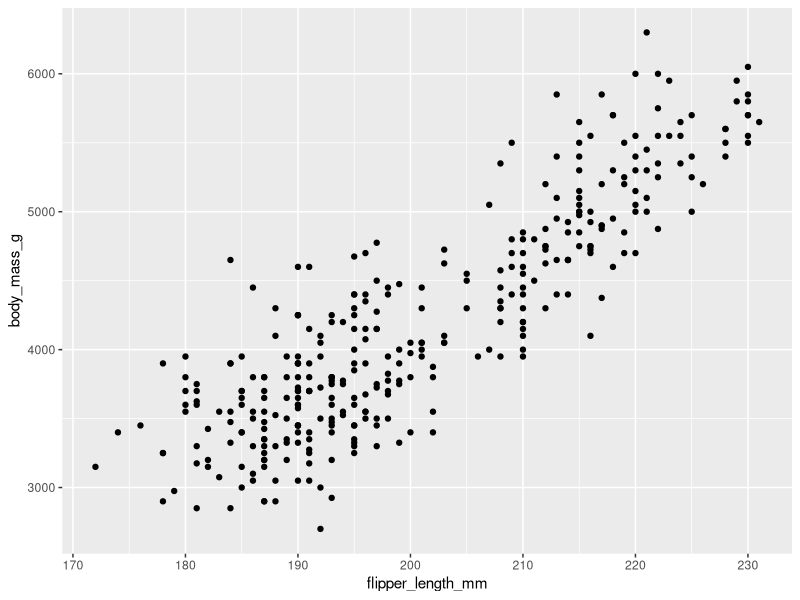
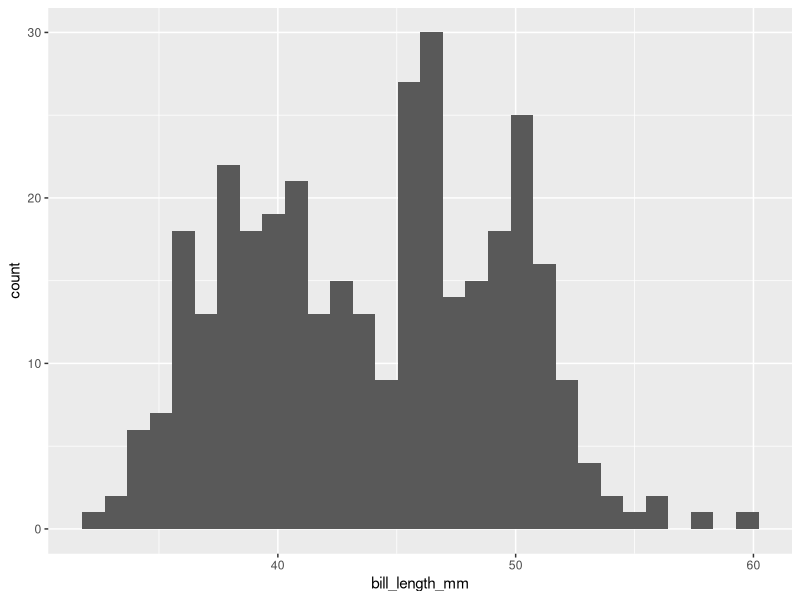
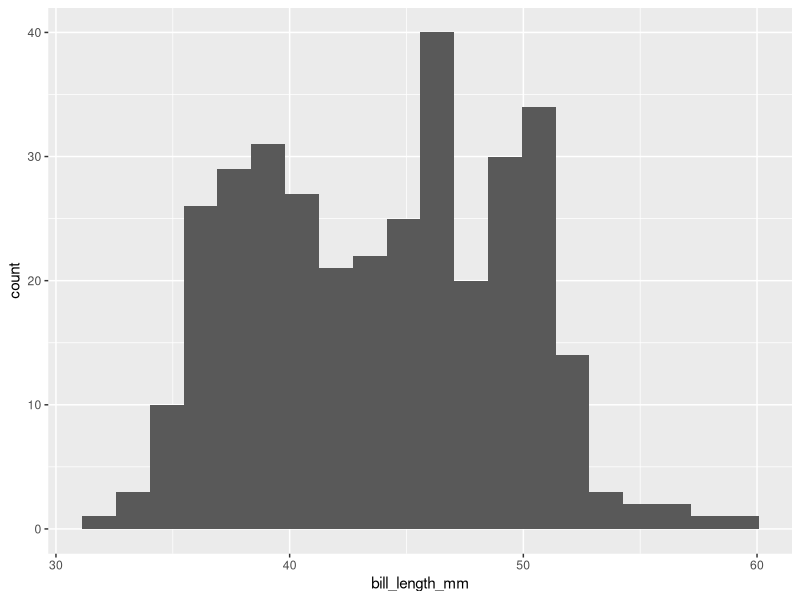
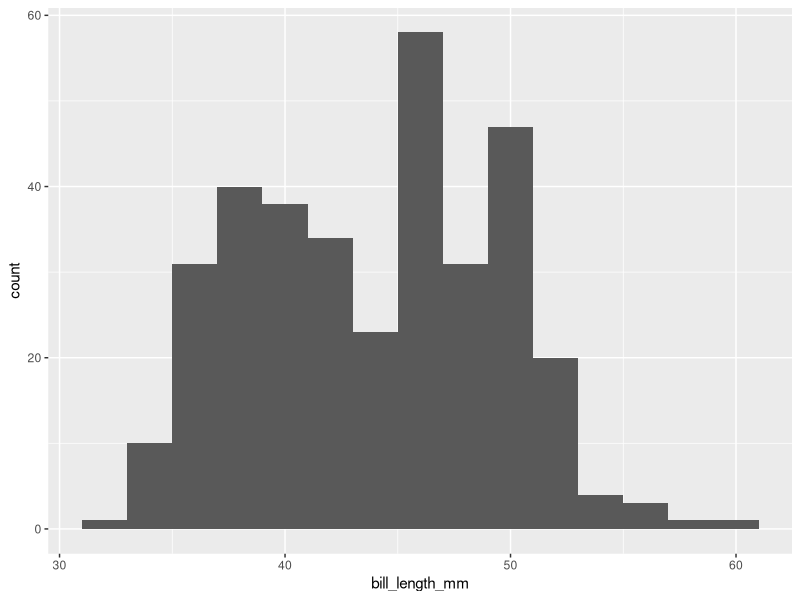
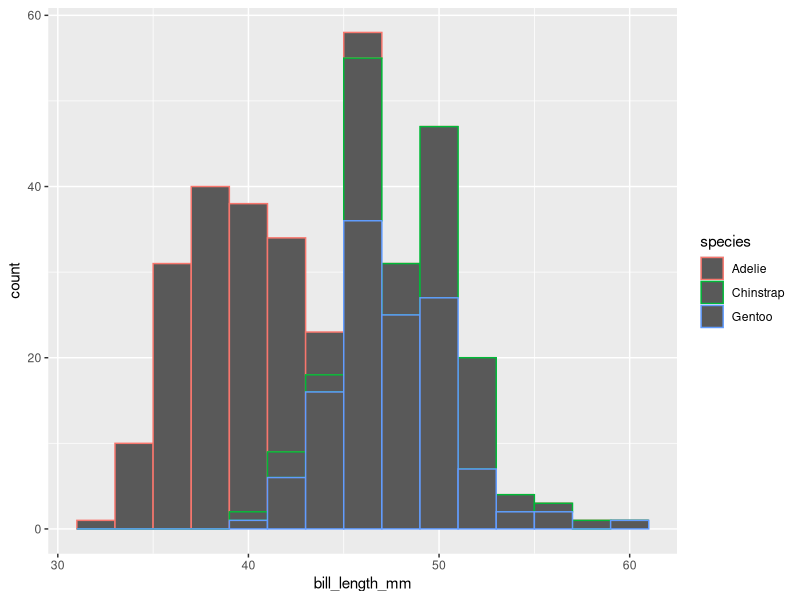
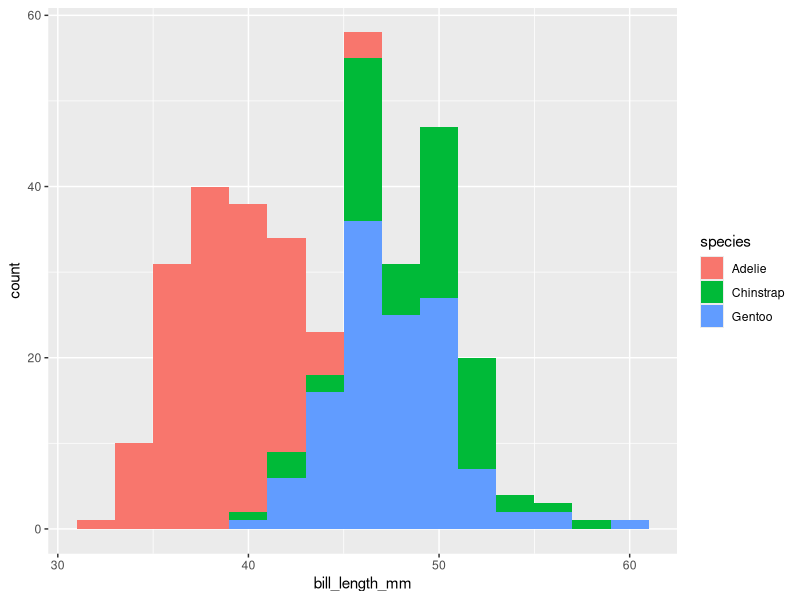
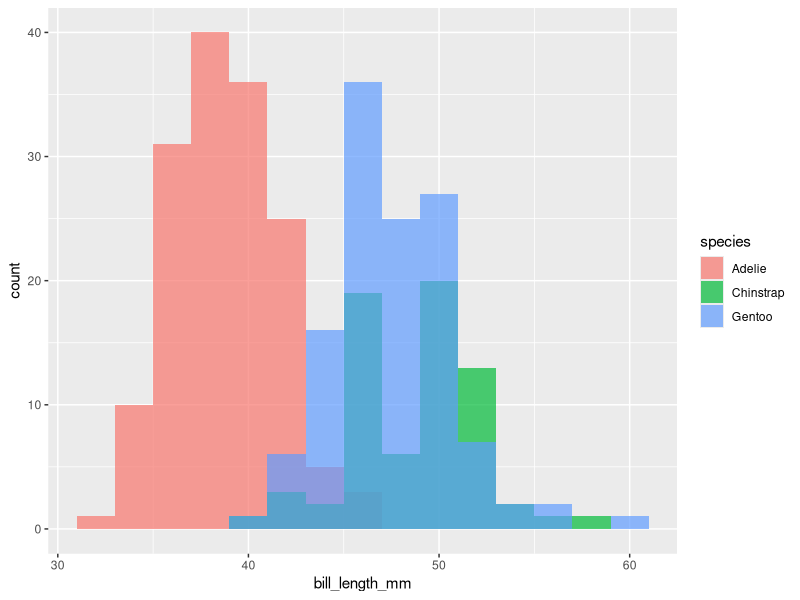
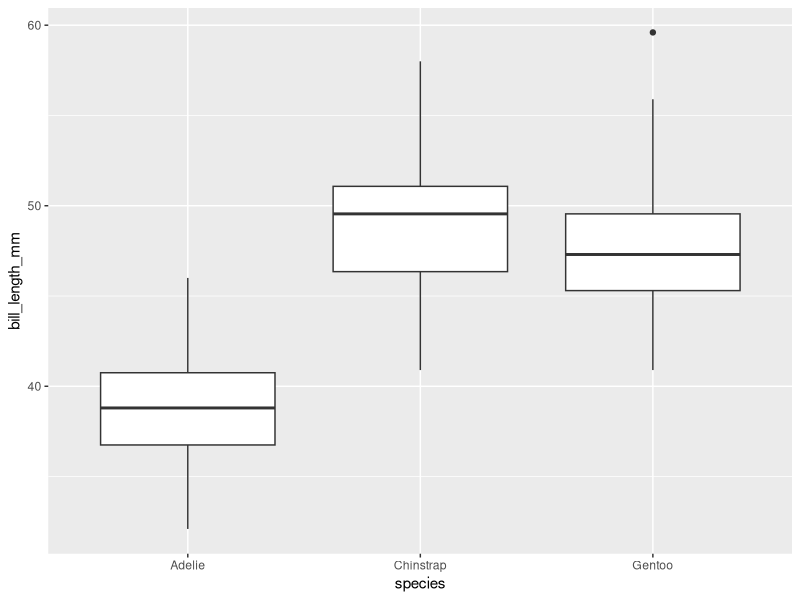

Recreate these plots in R, in order.
## ---- chunk 1
# the line below is commented so it won't run.
# if you need to install the packages, delete the hashtag then run 
# the line below, but then turn it into a comment again
# before knitting

# install.packages(c("tidyverse", "palmerpenguins"))


## ---- chunk 2
# loading the tidyverse package
library(tidyverse)
## ---- chunk 3
#loading the palmerpenguins package, which contains two data frames
library(palmerpenguins)
## ---- chunk 4
penguins
penguins_raw
## ---- chunk 5
# the palmerpenguins package called their data "penguins"
# and the command will load both data frames
data(penguins)
## ---- chunk 6
# the glimpse() function lets you see the variable (columns) and
# a few observations for each variable (rows)
glimpse(penguins)
glimpse(penguins_raw)
## ---- chunk 7
ggplot(data = penguins,
  mapping = aes(x = flipper_length_mm, y = body_mass_g)) +
  geom_point()
## ---- chunk 8
ggplot(data = penguins,
  mapping = aes(x = bill_length_mm)) +
  geom_histogram()
## ---- chunk 9
ggplot(data = penguins,
  mapping = aes(x = bill_length_mm)) +
  geom_histogram(bins = 20)
## ---- chunk 10
ggplot(data = penguins,
  mapping = aes(x = bill_length_mm)) +
  geom_histogram(binwidth = 2)
## ---- chunk 11
ggplot(data = penguins,
  mapping = aes(x = bill_length_mm, color = species)) +
  geom_histogram(binwidth = 2)
## ---- chunk 12
ggplot(data = penguins,
  mapping = aes(x = bill_length_mm, fill = species)) +
  geom_histogram(binwidth = 2)
## ---- chunk 13
ggplot(data = penguins,
  mapping = aes(x = bill_length_mm, fill = species)) +
  geom_histogram(binwidth = 2, position = "identity", alpha = 0.7)
## ---- chunk 14
ggplot(data = penguins,
  mapping = aes(x = species, y = bill_length_mm)) +
  geom_boxplot()
## ---- chunk 15

# write your code in this chunk

## ---- chunk 16

# write your code in this chunk

## ---- chunk 17
# uncomment the code below and try to fix it

#ggplot(data = penguins,
#  x = species,
#  y = body_mass_g) +
#  geom_boxplot()
## ---- chunk 18
ggplot(data = penguins,
  mapping = aes(x = species, y = bill_depth_mm))
  geom_violin()
## ---- chunk 19
ggplot(data = penguins,
  mapping = aes(x = bill_length_mm, 
                y = bill_depth_mm,
                color = species)) +
  geom_point()

## ---- chunk 20
ggplot(data = penguins,
  mapping = aes(x = species, y = bill_length_mm)) +
  geom_boxplot() +
  geom_jitter(width = .1) +
  theme_classic() +
  labs(x = "", y = "culmen length (mm)")
